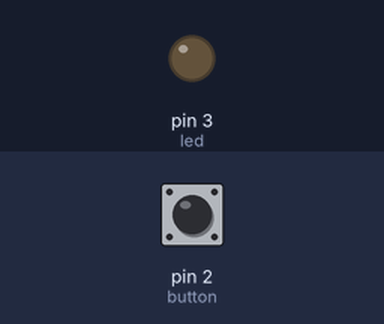
A sketch run on a simulated Arduino Uno, built with avr-gcc and run on an emulated ATmega328P. Parts: output pins drawn as LEDs (lit = HIGH). The test bench sets the inputs (shaded band); at power-on: pin 2 (button) LOW.

Above: at 1.2 s.
1.3 s: pin 2 (button) pulled HIGH for 0.15 s
At 1.37 s:
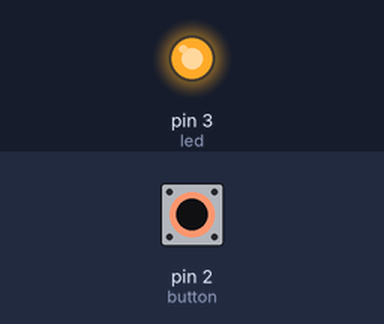
2.9 s: pin 2 (button) pulled HIGH for 3.2 s
At 6.5 s:
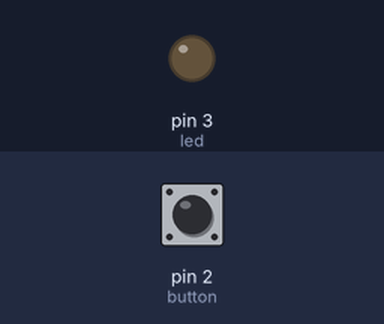
Timing chart, 0 to 8.0 s (numbered marks = the images above; inputs shaded):
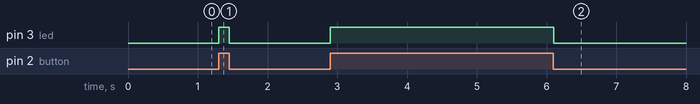

The sketch:

DigitalWrite.ino
```cpp
int button = 2;
int led = 3;


void setup() {

  pinMode(button, INPUT);
  pinMode(led, OUTPUT);

}


void loop() {

  int buttonState = digitalRead(button);

  if (buttonState == 1) {
    digitalWrite(led, 1);
  }
  else {
    digitalWrite(led, 0);
  }
  delay(1);

}
```

Measured:
- after the input at 1.3 s, pin 3 (led): LOW → HIGH at once, → LOW 0.15 s later
- after the input at 2.9 s, pin 3 (led): LOW → HIGH at once, → LOW 3.2 s later
